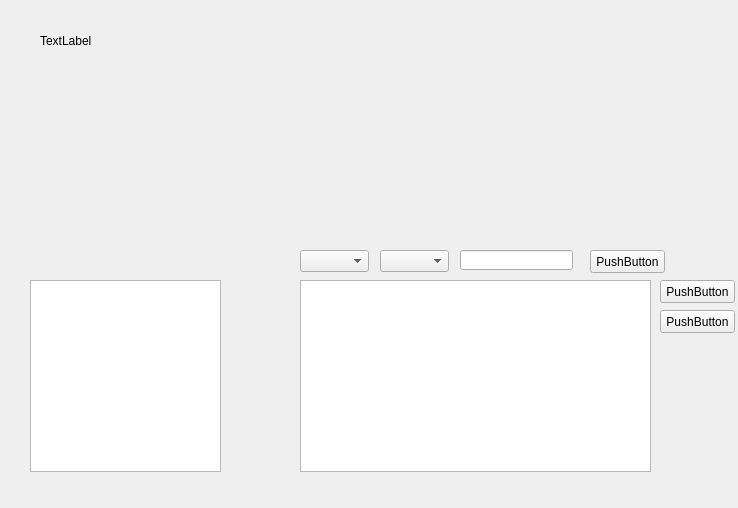
<?xml version="1.0" encoding="UTF-8"?>
<ui version="4.0">
 <class>reader</class>
 <widget class="QWidget" name="reader">
  <property name="geometry">
   <rect>
    <x>0</x>
    <y>0</y>
    <width>738</width>
    <height>508</height>
   </rect>
  </property>
  <property name="windowTitle">
   <string>Form</string>
  </property>
  <widget class="QTableWidget" name="tableWidget">
   <property name="geometry">
    <rect>
     <x>300</x>
     <y>280</y>
     <width>351</width>
     <height>192</height>
    </rect>
   </property>
  </widget>
  <widget class="QLabel" name="label">
   <property name="geometry">
    <rect>
     <x>40</x>
     <y>10</y>
     <width>91</width>
     <height>61</height>
    </rect>
   </property>
   <property name="text">
    <string>TextLabel</string>
   </property>
  </widget>
  <widget class="QPushButton" name="pushButton">
   <property name="geometry">
    <rect>
     <x>660</x>
     <y>280</y>
     <width>75</width>
     <height>23</height>
    </rect>
   </property>
   <property name="text">
    <string>PushButton</string>
   </property>
  </widget>
  <widget class="QPushButton" name="pushButton_2">
   <property name="geometry">
    <rect>
     <x>660</x>
     <y>310</y>
     <width>75</width>
     <height>23</height>
    </rect>
   </property>
   <property name="text">
    <string>PushButton</string>
   </property>
  </widget>
  <widget class="QPushButton" name="pushButton_3">
   <property name="geometry">
    <rect>
     <x>590</x>
     <y>250</y>
     <width>75</width>
     <height>23</height>
    </rect>
   </property>
   <property name="text">
    <string>PushButton</string>
   </property>
  </widget>
  <widget class="QLineEdit" name="lineEdit">
   <property name="geometry">
    <rect>
     <x>460</x>
     <y>250</y>
     <width>113</width>
     <height>20</height>
    </rect>
   </property>
  </widget>
  <widget class="QComboBox" name="comboBox">
   <property name="geometry">
    <rect>
     <x>300</x>
     <y>250</y>
     <width>69</width>
     <height>22</height>
    </rect>
   </property>
  </widget>
  <widget class="QComboBox" name="comboBox_2">
   <property name="geometry">
    <rect>
     <x>380</x>
     <y>250</y>
     <width>69</width>
     <height>22</height>
    </rect>
   </property>
  </widget>
  <widget class="QListView" name="listView">
   <property name="geometry">
    <rect>
     <x>30</x>
     <y>280</y>
     <width>191</width>
     <height>192</height>
    </rect>
   </property>
  </widget>
 </widget>
 <resources/>
 <connections/>
</ui>
